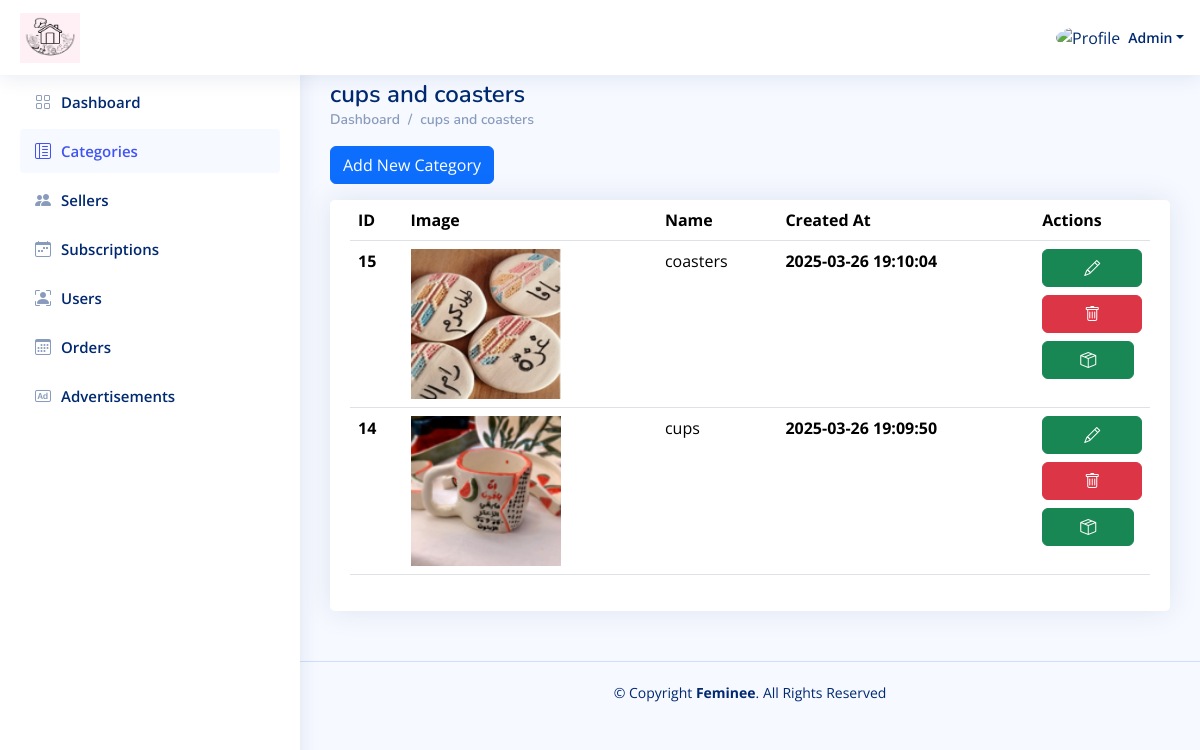
The app's page /Admin_Dashboard/Sub_Categories.php?category_id=7 (signed in), older data.
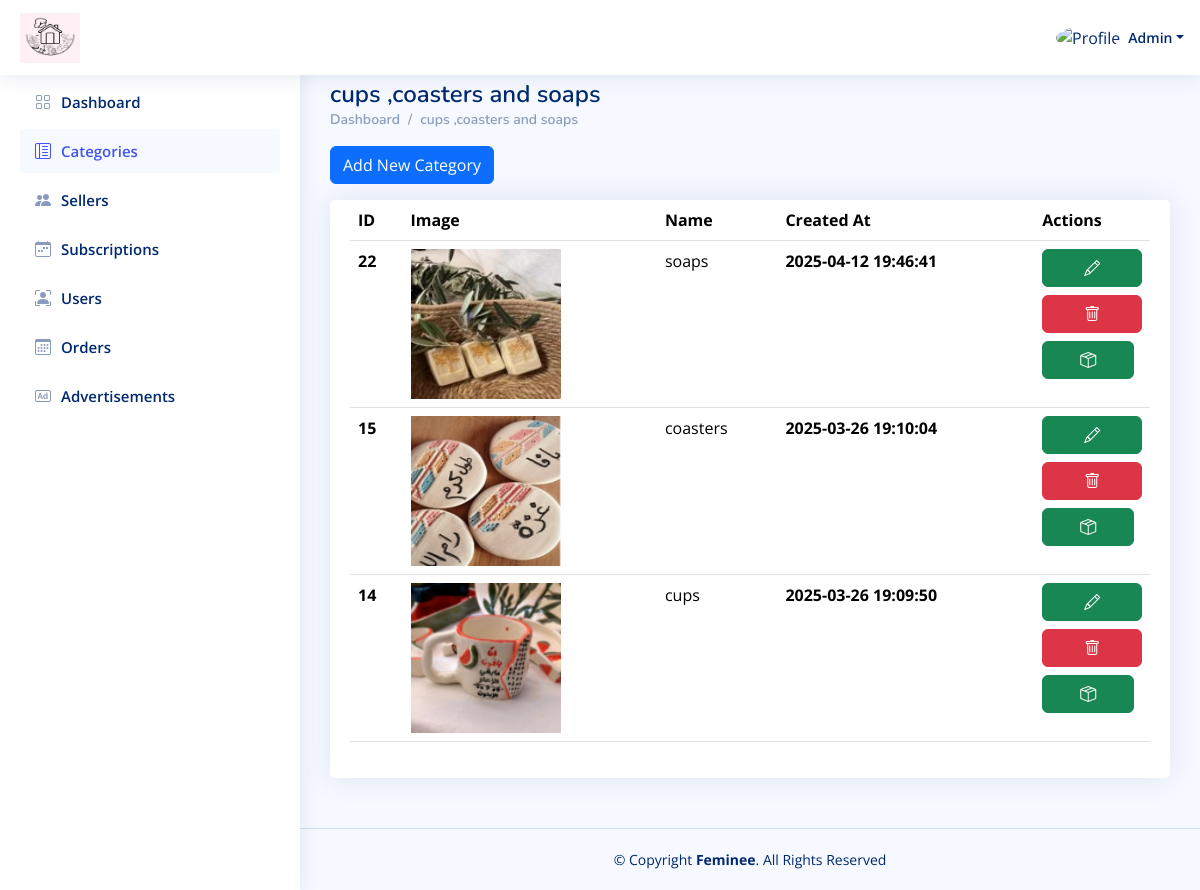
The same page, newer data.
### tables this page shows
CREATE TABLE `categories` (
  `id` int(11) NOT NULL,
  `name` varchar(250) NOT NULL,
  `image` varchar(250) NOT NULL,
  `active` int(11) NOT NULL DEFAULT 1,
  `created_at` timestamp NOT NULL DEFAULT current_timestamp()
);

CREATE TABLE `sub_categories` (
  `id` int(11) NOT NULL,
  `category_id` int(11) NOT NULL,
  `name` varchar(250) NOT NULL,
  `image` varchar(250) NOT NULL,
  `active` int(11) NOT NULL DEFAULT 1,
  `created_at` timestamp NOT NULL DEFAULT current_timestamp()
);

### Admin_Dashboard/Sub_Categories.php (the view, shortened to what the changed rows need)
<?php
include "../Connect.php";
$A_ID = $_SESSION['A_Log'];
$category_id = $_GET['category_id'];
if (!$A_ID) {
    echo '<script language="JavaScript">
     document.location="../Login.php";
    </script>';
} else {
    $sql2 = mysqli_query($con, "select * from categories where id='$category_id'");
    $row2 = mysqli_fetch_array($sql2);
    $category_name = $row2['name'];
}
?>
<!DOCTYPE html>
<html lang="en">
  <head>
    <link
      href="../assets/vendor/bootstrap/css/bootstrap.min.css"
      rel="stylesheet"
    />
    <link
      href="../assets/vendor/bootstrap-icons/bootstrap-icons.css"
      rel="stylesheet"
    />
    <link href="../assets/vendor/boxicons/css/boxicons.min.css" rel="stylesheet" />
    <link href="../assets/vendor/quill/quill.snow.css" rel="stylesheet" />
    <link href="../assets/vendor/quill/quill.bubble.css" rel="stylesheet" />
    <link href="../assets/vendor/remixicon/remixicon.css" rel="stylesheet" />
    <link href="../assets/vendor/simple-datatables/style.css" rel="stylesheet" />
    <link href="../assets/css/style.css" rel="stylesheet" />
  </head>
  <body>
    <main id="main" class="main">
      <div class="pagetitle">
        <h1><?php echo $category_name ?></h1>
        <nav>
          <ol class="breadcrumb">
            <li class="breadcrumb-item"><a href="index.php">Dashboard</a></li>
            <li class="breadcrumb-item"><?php echo $category_name ?></li>
          </ol>
        </nav>
      </div>
      <section class="section">
        <div class="row">
         <div class="col-lg-12 col-md-12 col-sm-12">
            <div class="card">
              <div class="card-body">
                <table class="table datatable">
                  <thead>
                    <tr>
                      <th scope="col">ID</th>
                      <th scope="col">Image</th>
                      <th scope="col">Name</th>
                      <th scope="col">Created At</th>
                      <th scope="col">Actions</th>
                    </tr>
                  </thead>
                  <tbody>
                  <?php
$sql1 = mysqli_query($con, "SELECT * from sub_categories WHERE category_id = '$category_id' ORDER BY id DESC");
while ($row1 = mysqli_fetch_array($sql1)) {
    $sub_category_id = $row1['id'];
    $sub_category_name = $row1['name'];
    $sub_category_image = $row1['image'];
    $active = $row1['active'];
    $created_at = $row1['created_at'];
    ?>
                    <tr>
                      <th scope="row"><?php echo $sub_category_id ?></th>
                      <th scope="row"><img src="./<?php echo $sub_category_image ?>" alt="" width="150px" height="150px"></th>
                      <td scope="row"><?php echo $sub_category_name ?></td>
                      <th scope="row"><?php echo $created_at ?></th>
                      <td>
                        <div class="d-flex flex-column">
                        <a href="./Edit_Sub_Category.php?sub_category_id=<?php echo $sub_category_id ?>" class="btn btn-success mb-2"
                          ><i class="bi bi-pencil"></i></a
                        >
                        <?php if ($active == 1) {?>
<a href="./DeleteOrRestoreSubCategory.php?sub_category_id=<?php echo $sub_category_id ?>&isActive=<?php echo 0 ?>&category_id=<?php echo $category_id?>" class="btn btn-danger mb-2"><i class="bi bi-trash"></i></a>
<?php } else {?>
  <a href="./DeleteOrRestoreSubCategory.php?sub_category_id=<?php echo $sub_category_id ?>&isActive=<?php echo 1 ?>&category_id=<?php echo $category_id?>" class="btn btn-primary mb-2"><i class="bi bi-arrow-clockwise"></i></a>
<?php }?>
<a href="./Products.php?sub_category_id=<?php echo $sub_category_id ?>" class="btn btn-success me-2"
                          ><i class="bi bi-box-seam"></i></a
                        >
                        </div>
                      </td>
                    </tr>
<?php
}?>
                  </tbody>
                </table>
              </div>
            </div>
          </div>
        </div>
      </section>
    </main>
  </body>
</html>

Row changes from the older to the newer data that the page shows:
changed categories: name "cups and coasters" → "cups ,coasters and soaps"
added sub_categories: id "22", image (picture), name "soaps", created_at "2025-04-12 19:46:41"
